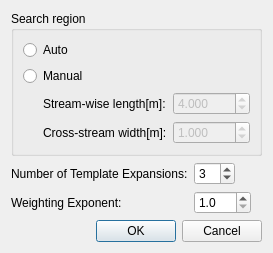
<?xml version="1.0" encoding="UTF-8"?>
<ui version="4.0">
 <class>PreProcessorGridAttributeTemplateMappingSettingDialog</class>
 <widget class="QDialog" name="PreProcessorGridAttributeTemplateMappingSettingDialog">
  <property name="geometry">
   <rect>
    <x>0</x>
    <y>0</y>
    <width>267</width>
    <height>237</height>
   </rect>
  </property>
  <property name="windowTitle">
   <string>Template Mapping Setting</string>
  </property>
  <layout class="QVBoxLayout" name="verticalLayout_2">
   <item>
    <widget class="QGroupBox" name="groupBox">
     <property name="title">
      <string>Search region</string>
     </property>
     <layout class="QVBoxLayout" name="verticalLayout">
      <item>
       <widget class="QRadioButton" name="autoRadioButton">
        <property name="text">
         <string>Auto</string>
        </property>
       </widget>
      </item>
      <item>
       <widget class="QRadioButton" name="manualRadioButton">
        <property name="text">
         <string>Manual</string>
        </property>
       </widget>
      </item>
      <item>
       <layout class="QHBoxLayout" name="horizontalLayout">
        <item>
         <spacer name="horizontalSpacer">
          <property name="orientation">
           <enum>Qt::Horizontal</enum>
          </property>
          <property name="sizeType">
           <enum>QSizePolicy::Fixed</enum>
          </property>
          <property name="sizeHint" stdset="0">
           <size>
            <width>20</width>
            <height>10</height>
           </size>
          </property>
         </spacer>
        </item>
        <item>
         <layout class="QGridLayout" name="gridLayout">
          <item row="0" column="0">
           <widget class="QLabel" name="streamWiseLabel">
            <property name="text">
             <string>Stream-wise length[m]:</string>
            </property>
           </widget>
          </item>
          <item row="0" column="1">
           <widget class="QDoubleSpinBox" name="streamWiseSpinBox">
            <property name="enabled">
             <bool>false</bool>
            </property>
            <property name="decimals">
             <number>3</number>
            </property>
            <property name="minimum">
             <double>0.001000000000000</double>
            </property>
            <property name="maximum">
             <double>9999.998999999999796</double>
            </property>
            <property name="value">
             <double>4.000000000000000</double>
            </property>
           </widget>
          </item>
          <item row="1" column="0">
           <widget class="QLabel" name="crossStreamLabel">
            <property name="text">
             <string>Cross-stream width[m]:</string>
            </property>
           </widget>
          </item>
          <item row="1" column="1">
           <widget class="QDoubleSpinBox" name="crossStreamSpinBox">
            <property name="enabled">
             <bool>false</bool>
            </property>
            <property name="decimals">
             <number>3</number>
            </property>
            <property name="minimum">
             <double>0.001000000000000</double>
            </property>
            <property name="maximum">
             <double>9999.998999999999796</double>
            </property>
            <property name="value">
             <double>1.000000000000000</double>
            </property>
           </widget>
          </item>
         </layout>
        </item>
        <item>
         <spacer name="horizontalSpacer_2">
          <property name="orientation">
           <enum>Qt::Horizontal</enum>
          </property>
          <property name="sizeHint" stdset="0">
           <size>
            <width>40</width>
            <height>20</height>
           </size>
          </property>
         </spacer>
        </item>
       </layout>
      </item>
     </layout>
    </widget>
   </item>
   <item>
    <layout class="QGridLayout" name="gridLayout_2">
     <item row="0" column="0">
      <widget class="QLabel" name="label_3">
       <property name="text">
        <string>Number of Template Expansions:</string>
       </property>
      </widget>
     </item>
     <item row="0" column="1">
      <layout class="QHBoxLayout" name="horizontalLayout_2">
       <item>
        <widget class="QSpinBox" name="numExpansionSpinBox">
         <property name="minimum">
          <number>1</number>
         </property>
         <property name="maximum">
          <number>10</number>
         </property>
         <property name="value">
          <number>3</number>
         </property>
        </widget>
       </item>
       <item>
        <spacer name="horizontalSpacer_3">
         <property name="orientation">
          <enum>Qt::Horizontal</enum>
         </property>
         <property name="sizeHint" stdset="0">
          <size>
           <width>40</width>
           <height>20</height>
          </size>
         </property>
        </spacer>
       </item>
      </layout>
     </item>
     <item row="1" column="0">
      <widget class="QLabel" name="label_4">
       <property name="text">
        <string>Weighting Exponent:</string>
       </property>
      </widget>
     </item>
     <item row="1" column="1">
      <layout class="QHBoxLayout" name="horizontalLayout_3">
       <item>
        <widget class="QDoubleSpinBox" name="exponentSpinBox">
         <property name="decimals">
          <number>1</number>
         </property>
         <property name="minimum">
          <double>1.000000000000000</double>
         </property>
        </widget>
       </item>
       <item>
        <spacer name="horizontalSpacer_4">
         <property name="orientation">
          <enum>Qt::Horizontal</enum>
         </property>
         <property name="sizeHint" stdset="0">
          <size>
           <width>40</width>
           <height>20</height>
          </size>
         </property>
        </spacer>
       </item>
      </layout>
     </item>
    </layout>
   </item>
   <item>
    <spacer name="verticalSpacer">
     <property name="orientation">
      <enum>Qt::Vertical</enum>
     </property>
     <property name="sizeHint" stdset="0">
      <size>
       <width>20</width>
       <height>7</height>
      </size>
     </property>
    </spacer>
   </item>
   <item>
    <widget class="QDialogButtonBox" name="buttonBox">
     <property name="orientation">
      <enum>Qt::Horizontal</enum>
     </property>
     <property name="standardButtons">
      <set>QDialogButtonBox::Cancel|QDialogButtonBox::Ok</set>
     </property>
    </widget>
   </item>
  </layout>
 </widget>
 <resources/>
 <connections>
  <connection>
   <sender>buttonBox</sender>
   <signal>accepted()</signal>
   <receiver>PreProcessorGridAttributeTemplateMappingSettingDialog</receiver>
   <slot>accept()</slot>
   <hints>
    <hint type="sourcelabel">
     <x>257</x>
     <y>227</y>
    </hint>
    <hint type="destinationlabel">
     <x>157</x>
     <y>274</y>
    </hint>
   </hints>
  </connection>
  <connection>
   <sender>buttonBox</sender>
   <signal>rejected()</signal>
   <receiver>PreProcessorGridAttributeTemplateMappingSettingDialog</receiver>
   <slot>reject()</slot>
   <hints>
    <hint type="sourcelabel">
     <x>257</x>
     <y>227</y>
    </hint>
    <hint type="destinationlabel">
     <x>286</x>
     <y>274</y>
    </hint>
   </hints>
  </connection>
  <connection>
   <sender>manualRadioButton</sender>
   <signal>toggled(bool)</signal>
   <receiver>streamWiseSpinBox</receiver>
   <slot>setEnabled(bool)</slot>
   <hints>
    <hint type="sourcelabel">
     <x>85</x>
     <y>63</y>
    </hint>
    <hint type="destinationlabel">
     <x>203</x>
     <y>86</y>
    </hint>
   </hints>
  </connection>
  <connection>
   <sender>manualRadioButton</sender>
   <signal>toggled(bool)</signal>
   <receiver>crossStreamSpinBox</receiver>
   <slot>setEnabled(bool)</slot>
   <hints>
    <hint type="sourcelabel">
     <x>43</x>
     <y>61</y>
    </hint>
    <hint type="destinationlabel">
     <x>193</x>
     <y>113</y>
    </hint>
   </hints>
  </connection>
 </connections>
</ui>
